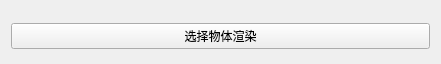
<?xml version="1.0" encoding="UTF-8"?>
<ui version="4.0">
 <class>Form</class>
 <widget class="QWidget" name="Form">
  <property name="geometry">
   <rect>
    <x>0</x>
    <y>0</y>
    <width>441</width>
    <height>64</height>
   </rect>
  </property>
  <property name="windowTitle">
   <string>Form</string>
  </property>
  <layout class="QVBoxLayout" name="verticalLayout">
   <property name="topMargin">
    <number>20</number>
   </property>
   <item>
    <widget class="QPushButton" name="Process_BTN">
     <property name="text">
      <string>选择物体渲染</string>
     </property>
    </widget>
   </item>
  </layout>
 </widget>
 <resources/>
 <connections/>
</ui>
